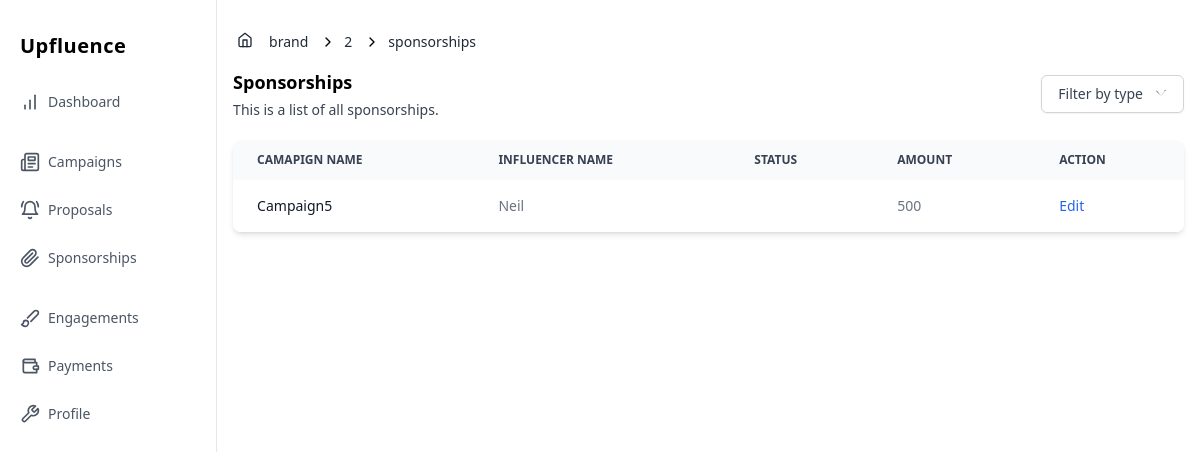
The app's page /brand/2/sponsorships with its own data.
### upfluence/models.py (models this page shows, shortened)
class Sponsorship(db.Model):
    __tablename__ = 'sponsorships'
    id = db.Column(db.Integer, primary_key=True)
    campaign_id = db.Column(db.Integer, db.ForeignKey(
        'campaigns.id'), nullable=False)
    influencer_id = db.Column(db.Integer, db.ForeignKey(
        'influencers.id'), nullable=False)
    proposal_id = db.Column(db.Integer, db.ForeignKey(
        'proposals.id'), nullable=False)
    amount = db.Column(db.Integer, nullable=False)
    is_infu_reviewed = db.Column(db.Boolean, default=False)
    created_at = db.Column(db.DateTime, default=datetime.now)
    updated_at = db.Column(
        db.DateTime, default=datetime.now, onupdate=datetime.now)
    influencer = db.relationship(
        'Influencer',  back_populates='sponsorships', lazy=True)
    campaign = db.relationship(
        'Campaign', back_populates='sponsorships', lazy=True)
    proposal = db.relationship(
        'Proposal', back_populates='sponsorship', lazy=True)
    payment = db.relationship(
        'Payment', back_populates='sponsorship', uselist=False, lazy=True)

class Campaign(db.Model):
    __tablename__ = 'campaigns'
    id = db.Column(db.Integer, primary_key=True)
    brand_id = db.Column(db.Integer, db.ForeignKey(
        'brands.id'), nullable=False)
    name = db.Column(db.String(50), unique=True, nullable=False)
    description = db.Column(db.Text, nullable=False)
    is_public = db.Column(db.Boolean, default=False)
    start_date = db.Column(db.DateTime, nullable=False, default=datetime.now)
    end_date = db.Column(db.DateTime, nullable=False)
    allocated_budget = db.Column(db.Integer, default=0, nullable=False)
    is_approved = db.Column(db.Boolean, default=False)
    is_blocked = db.Column(db.Boolean, default=False)
    created_at = db.Column(db.DateTime, default=datetime.now)
    updated_at = db.Column(
        db.DateTime, default=datetime.now, onupdate=datetime.now)
    brand = db.relationship('Brand', back_populates='campaigns', lazy=True)
    proposals = db.relationship(
        'Proposal', back_populates='campaign', lazy='dynamic')
    sponsorships = db.relationship(
        'Sponsorship', back_populates='campaign', lazy='dynamic')
    engagements = db.relationship(
        'Engagement', back_populates='campaign', lazy='dynamic')

class Influencer(db.Model):
    __tablename__ = 'influencers'
    id = db.Column(db.Integer, primary_key=True)
    user_id = db.Column(db.Integer, db.ForeignKey(
        'users.id'), nullable=False)  # FK
    name = db.Column(db.String(50), nullable=False)
    industry = db.Column(db.String(50), nullable=False)
    is_approved = db.Column(db.Boolean, default=False)  # admin
    is_blocked = db.Column(db.Boolean, default=False)  # admin
    wallet = db.Column(db.Integer, default=0)
    created_at = db.Column(db.DateTime, default=datetime.now)
    updated_at = db.Column(
        db.DateTime, default=datetime.now, onupdate=datetime.now)
    user = db.relationship('User', back_populates='influencer', lazy=True)
    niches = db.relationship(
        'InfluencerNiche', back_populates='influencer', lazy=True)
    social_medias = db.relationship(
        'SocialMediaAccount', back_populates='influencer', lazy=True)
    proposals = db.relationship(
        'Proposal', back_populates='influencer', lazy='dynamic')
    sponsorships = db.relationship(
        'Sponsorship', back_populates='influencer', lazy='dynamic')
    engagements = db.relationship(
        'Engagement', back_populates='influencer', lazy='dynamic')
    payments = db.relationship(
        'Payment', back_populates='influencer', lazy='dynamic')
    reviews = db.relationship(
        'Review', back_populates='influencer', lazy='dynamic')
    activities = db.relationship(
        'InfluencerActivity', lazy=True)

### upfluence/brand/brand.py (the view)
@brand.route('<int:brand_id>/sponsorships')
def sponsorships(brand_id):
    page = request.args.get('page', default=1, type=int)
    per_page = 1
    brand = Brand.query.filter_by(id=brand_id).first()
    brand_campaigns = brand.campaigns
    brand_sponsorships = []
    for campaign in brand_campaigns:
        brand_sponsorships.extend(campaign.sponsorships.all())
    brand_sponsorships.sort(reverse=True, key=lambda x: x.id)
    paginated_sponsorships, total, total_pages, start, end = paginate(
        brand_sponsorships, page, per_page)
    return render_template('brand/brand_sponsorships.html', brand_id=brand_id, sponsorships=paginated_sponsorships, campaigns=brand_campaigns, curr_page=page, total=total, total_pages=total_pages, start=start, end=end)

### upfluence/helpers.py (called while the page is built)
def paginate(list, page=1, per_page=6):
    start_idx = (page - 1) * per_page
    end_idx = start_idx + per_page
    total_pages = (len(list) + per_page - 1) // per_page
    total_items = len(list)
    return (list[start_idx:end_idx], total_items, total_pages, start_idx, end_idx)

### upfluence/templates/brand/brand_sponsorships.html (shortened to what this page needs)
{% extends "brand/brand_layout.html" %}
{% block section %}
<nav class="flex px-4 mx-auto w-full max-w-7xl" aria-label="Breadcrumb">
  <ol class="inline-flex items-center space-x-1 md:space-x-3">
    <li class="inline-flex items-center">
      <a
        href="{{ url_for('brand.dashboard', brand_id=brand_id)}}"
        class="ml-1 inline-flex text-sm font-medium text-gray-800 hover:underline "
      >
        <svg
          xmlns="http://www.w3.org/2000/svg"
          width="24"
          height="24"
          viewBox="0 0 24 24"
          fill="none"
          stroke="currentColor"
          stroke-width="2"
          stroke-linecap="round"
          stroke-linejoin="round"
          class="mr-4 h-4 w-4"
        >
          <path d="m3 9 9-7 9 7v11a2 2 0 0 1-2 2H5a2 2 0 0 1-2-2z"></path>
          <polyline points="9 22 9 12 15 12 15 22"></polyline>
        </svg>
        brand
      </a>
    </li>
    {% for crumb in url_for('brand.sponsorships', brand_id=brand_id).split('/')[2:]  %}
        <li>
      <div class="flex items-center">
        <svg
          xmlns="http://www.w3.org/2000/svg"
          width="24"
          height="24"
          viewBox="0 0 24 24"
          fill="none"
          stroke="currentColor"
          stroke-width="2"
          stroke-linecap="round"
          stroke-linejoin="round"
          class="h-4 w-4"
        >
          <polyline points="9 18 15 12 9 6"></polyline>
        </svg>
        <a
          href="#"
          class="ml-1 text-sm font-medium text-gray-800 hover:underline md:ml-2"
        >
          {{ crumb }}
        </a>
      </div>
    </li>
    {% endfor %}
</ol>
</nav>
<section class="mx-auto w-full max-w-7xl px-4 py-4">
<div class="flex flex-col space-y-4 md:flex-row md:items-center md:justify-between md:space-y-0">
    <div>
      <h2 class="text-lg font-semibold">Sponsorships</h2>
      <p class="mt-1 text-sm text-gray-700">
        This is a list of all sponsorships.
      </p>
    </div>
    <div class="flex items-center gap-10">
     <div class="relative inline-block text-left">
        <div>
            <button id="dropdownButton" type="button" class="inline-flex justify-center w-full rounded-md border border-gray-300 shadow-sm px-4 py-2 bg-white text-sm font-medium text-gray-700 hover:bg-gray-50 focus:outline-none focus:ring-2 focus:ring-offset-2 focus:ring-indigo-500" aria-expanded="true" aria-haspopup="true">
                Filter by type
                <svg class="-mr-1 ml-2 h-5 w-5" xmlns="http://www.w3.org/2000/svg" viewBox="0 0 20 20" fill="currentColor" aria-hidden="true">
                    <path fill-rule="evenodd" d="M5.23 7.21a.75.75 0 011.06.02L10 11.69l3.71-4.46a.75.75 0 011.08-1.04l-4.25 5.12a.75.75 0 01-1.08 0L5.23 7.21a.75.75 0 01-.02-1.06z" clip-rule="evenodd" />
                </svg>
            </button>
        </div>
    </div>
    </div>
</div>
<div class="relative overflow-x-auto shadow-md sm:rounded-lg mt-5">
    <table class="w-full text-sm text-left rtl:text-right text-gray-500 ">
        <thead class="text-xs text-gray-700 uppercase bg-gray-50 ">
            <tr>
                <th scope="col" class="px-6 py-3">
                    Camapign name
                </th>
                <th scope="col" class="px-6 py-3">
                    Influencer name
                </th>
                <th scope="col" class="px-6 py-3">
                    status
                </th>
                <th scope="col" class="px-6 py-3">
                    Amount
                </th>
                <th scope="col" class="px-6 py-3">
                    Action
                </th>
            </tr>
        </thead>
        <tbody>
           {% for sponsorship in sponsorships %}
               <tr class="odd:bg-white even:bg-gray-50 ">
                <th scope="row" class="px-6 py-4 font-medium text-gray-900 whitespace-nowrap ">
                    {{ sponsorship.campaign.name }}
                </th>
                <td class="px-6 py-4">
                    {{ sponsorship.influencer.name }}
                </td>
                <td class="px-6 py-4">
                </td>
                <td class="px-6 py-4">
                    {{ sponsorship.amount }}
                </td>
                <td class="px-6 py-4">
                    <a href="#" class="font-medium text-blue-600  hover:underline">Edit</a>
                </td>
              </tr>
           {% endfor %}
        </tbody>
    </table>
</div>
</section>
{% endblock %}

### records on screen
Sponsorship: campaign.name "Campaign5", influencer.name "Neil", amount "500"

### other values on screen
{{ crumb }} "2" "sponsorships"
